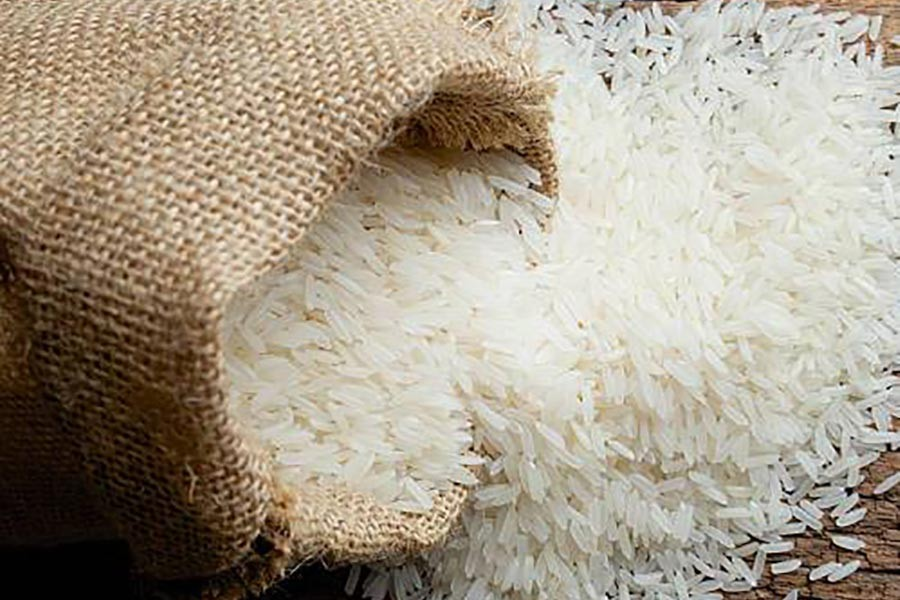
#> input picture mr.png, 900 x 600 px
$ jupyter execute --allow-errors day3.ipynb   (shell and % lines are left out)
#> lines starting #> are read from the running program, lines starting #| are printed output that depends on the picture; long printed decimals are rounded
[cell 1]
import numpy as np
arrary = np.array([1, 2, 3, 4, 5])
print(arrary)
print(arrary.shape)
print(print(arrary**2))

[cell 2]
print(dir(arrary))

[cell 3]
a=np.zeros(10 )
print(a)

[cell 4]
a

[cell 5]
type(a[0])

[cell 6]
np.ones
np.empty

[cell 7]
z =np.zeros(10)
print(z.shape)

#> (a cell that did not finish here is left out)

[cell 9]
z.shape = (2, 5)
z

[cell 10]
np.arange(10)

[cell 11]
e=np.eye(3)
e

[cell 12]
z = np.linspace(2,10,5)  #5 is elements count // 2-10 is range start
z

[cell 13]
arr1 =  np.array([[1,2,3],[4,5,6]])
arr2 = np.array([[7,8,9]])
z = np.concatenate((arr1, arr2), axis=0)
z                                                #axies=0 means rows & axis=1 means columns

#> (a cell that did not finish here is left out)

[cell 15]
z=np.random.randint(1, 50, size=10)
print(np.sort(z))

[cell 16]
a=np.array([[1,3,3], [4,5,6  ]])  # 2 dimensional array
a.ndim

[cell 17]
a=np.append(a, [7,8,9])  # appending to the end of the array
a

[cell 18]
a.ndim

[cell 19]
a  # inserting at the beginning of the array

[cell 20]
a=np.array([[1,3,3], [4,5,6  ]])  # 2 dimensional array

[cell 21]
a=np.insert(a, 0, [[10,11,12]], axis=0)

[cell 22]
a

[cell 23]
a=np.insert(a, 0, [[10,11,12]], axis=1)

[cell 24]
a

[cell 25]
a=np.delete(a,0,0)
a

#> (a cell that did not finish here is left out)

[cell 27]
from skimage import io
photo = io.imread(r'mr.png')
#> photo is the input picture: shape (600, 900, 3); mean R, G, B 166.7, 156.2, 139.3

[cell 28]
from skimage import io
photo = io.imread(r'cv.png')
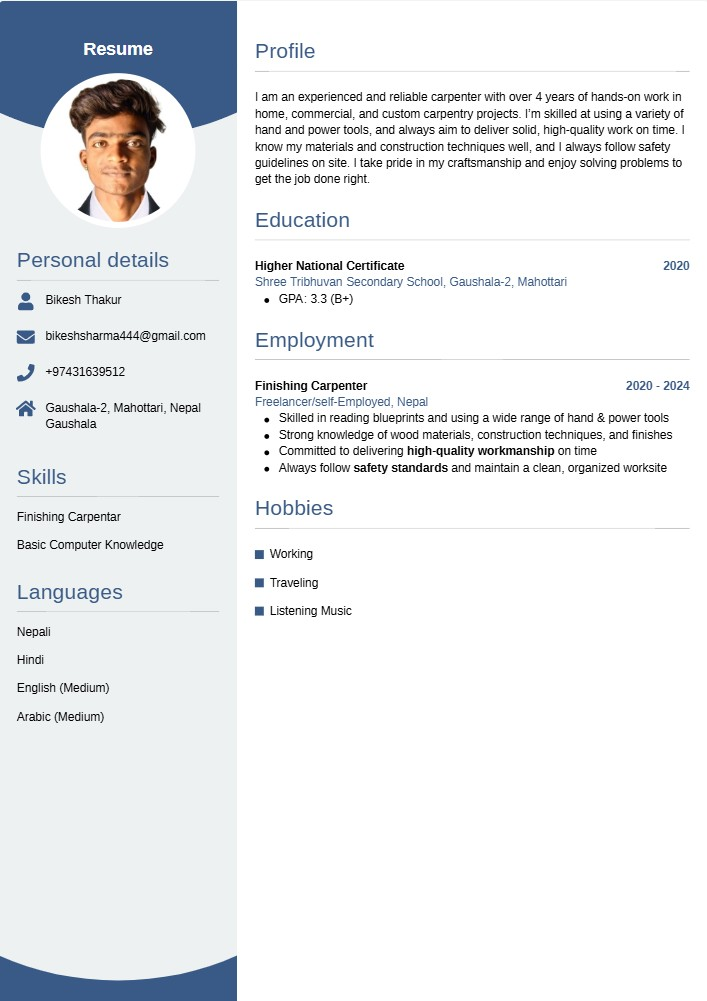
#> input picture cv.png, 707 x 1001 px
#> photo is the input picture: shape (1001, 707, 3); mean R, G, B 233.5, 235.7, 237.7

[cell 29]
type(photo)

[cell 30]
photo.shape
#> Out = (1001, 707, 3)

[cell 31]
import matplotlib.pyplot as plt
plt.imshow(photo)
photo.shape
#> Out = (1001, 707, 3)

[cell 32]
plt.imshow(photo, cmap='gray')  # Displaying the image in grayscale

[cell 33]
plt.imshow(photo)
photo.shape
#> Out = (1001, 707, 3)

[cell 34]
plt.imshow(photo[::-1])  # Flipping the image vertically
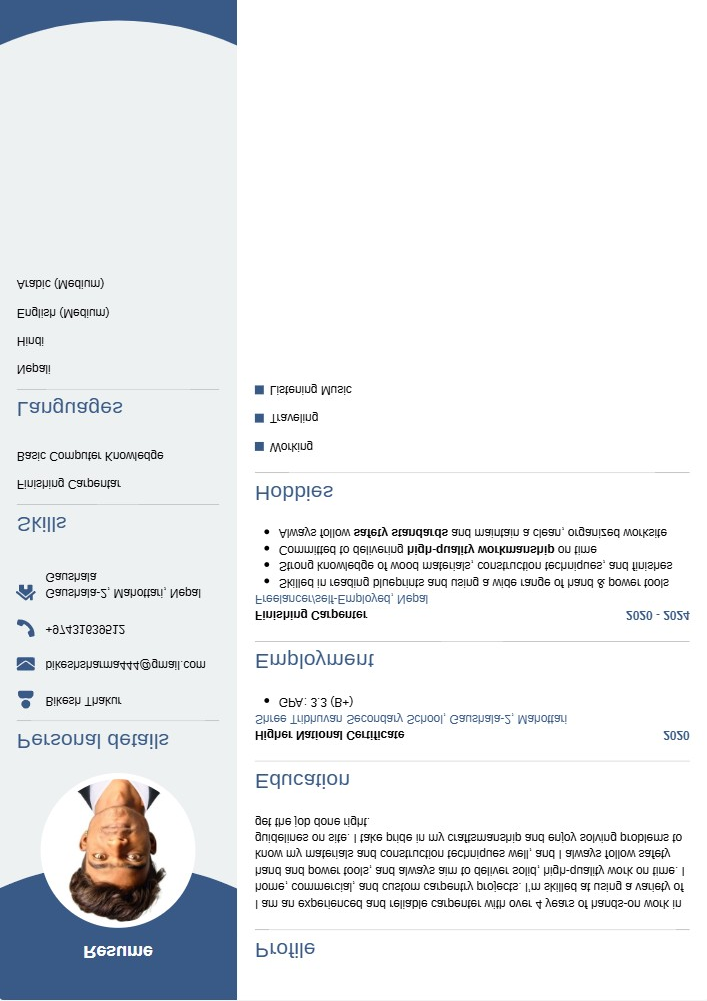
#> shown: shape (1001, 707, 3); mean R, G, B 233.5, 235.7, 237.7

[cell 35]
plt.imshow(photo[:,::-1])  # Flipping the image horizontally
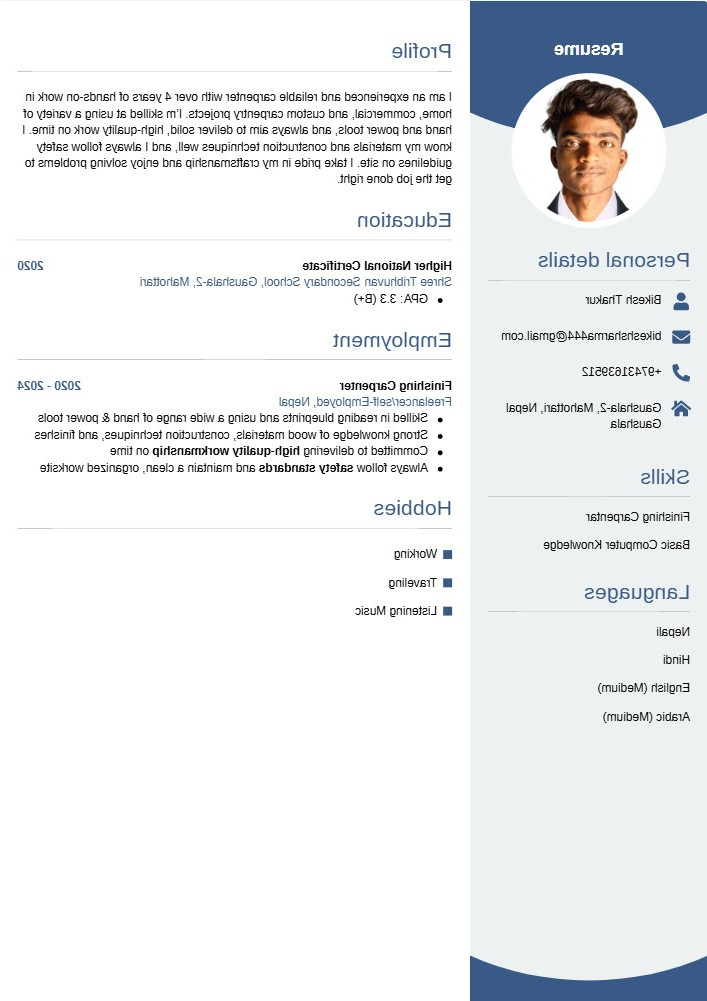
#> shown: shape (1001, 707, 3); mean R, G, B 233.5, 235.7, 237.7

[cell 36]
plt.imshow(photo, cmap='gray')  # Displaying the image in grayscale

[cell 37]
plt.imshow(photo[200:600, 500:1000])  # Cropping the image
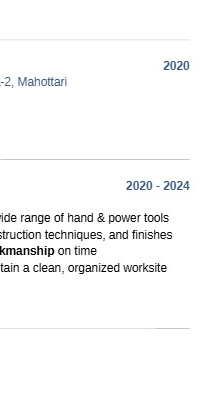
#> shown: shape (400, 207, 3); mean R, G, B 248.4, 248.6, 248.7

[cell 38]
plt.imshow(photo[::2, ::2])  # Downsampling the image by a factor of 2
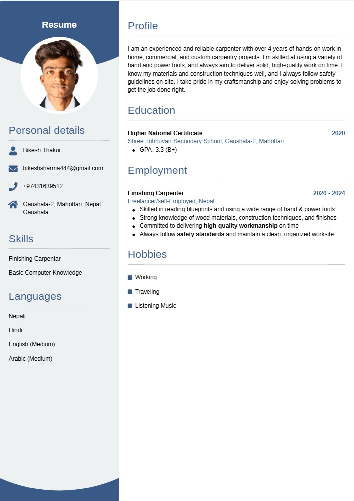
#> shown: shape (501, 354, 3); mean R, G, B 233.6, 235.7, 237.8

[cell 39]
plt.imshow(photo[:,:,0].T)  # Transposing the red channel of the image
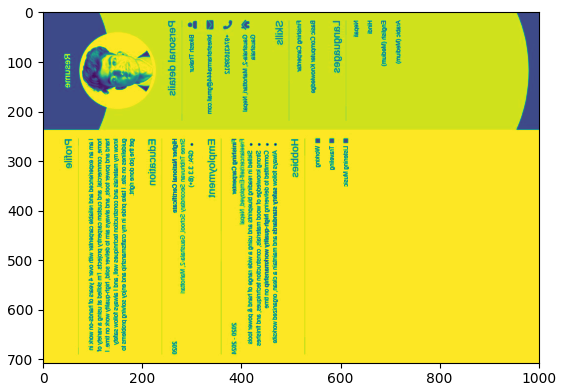
#> figure drawn by matplotlib, 1 panel

[cell 40]
photo_masked = np.where(photo > 200, 255, 0)  # Masking the image where pixel values are greater than 200 and setting them to 255, others to 0
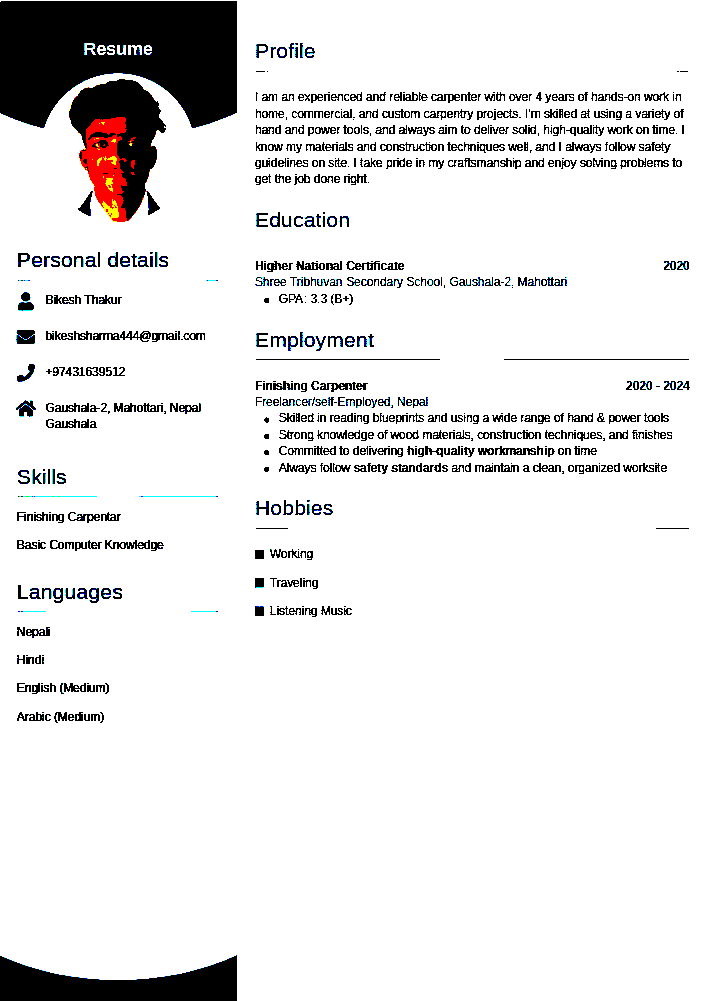
#> photo_masked: shape (1001, 707, 3) int64; mean R, G, B 231.4, 230.8, 230.9
plt.imshow(photo_masked)

[cell 41]
from skimage import io
photo = io.imread(r'cv.png')
print(photo.shape)
#| (1001, 707, 3)
print(np.sum(photo))  # Summing all pixel values in the image
#| 500292651

[cell 42]
import numpy as np

[cell 43]
print(np.mean(photo))  # Calculating the mean pixel value of the image
#| 235.640
print(np.std(photo))  # Calculating the standard deviation of pixel values in the image
#| 47.793
print(np.max(photo))  # Finding the maximum pixel value in the image
#| 255
print(np.min(photo))  # Finding the minimum pixel value in the image
#| 0
print(np.argmin(photo))  # Finding the index of the minimum pixel value in the image
#| 191228
print(np.argmax(photo))  # Finding the index of the maximum pixel value in the image
#| 2
print(np.argmin(photo))  # Finding the index of the maximum pixel value in the image
#| 191228
print(np.var(photo))  # Calculating the variance of pixel values in the image
#| 2284.141
print(np.mean(photo))  # Calculating the median pixel value of the image
#| 235.640
